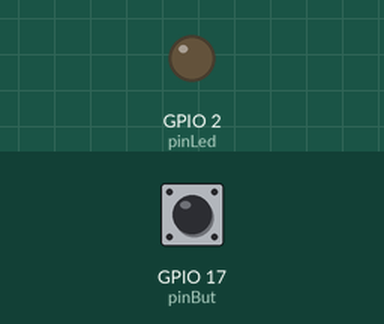
Bench run of a sketch on a simulated ESP32. Parts: output pins drawn as LEDs (lit = HIGH). The test bench sets the inputs (shaded band); at power-on: GPIO 17 (pinBut) LOW.

Above: at 1.2 s.
1.3 s: GPIO 17 (pinBut) pulled HIGH for 0.15 s
At 1.37 s:
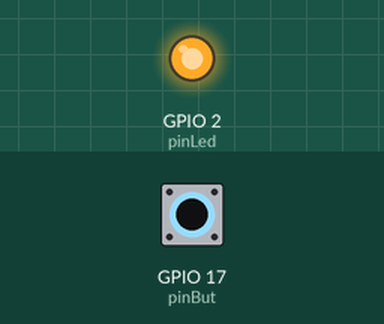
2.9 s: GPIO 17 (pinBut) pulled HIGH for 3.2 s
At 7.3 s:
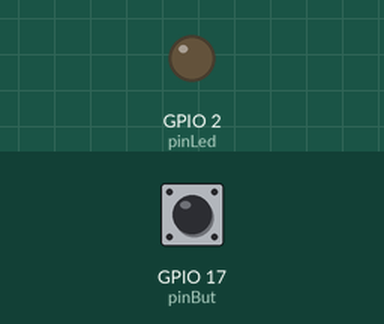
Timing chart, 0 to 8.8 s (numbered marks = the images above; inputs shaded):
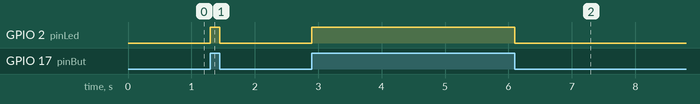

Measured:
- after the input at 1.3 s, GPIO 2 (pinLed): LOW → HIGH at once, → LOW 0.15 s later
- after the input at 2.9 s, GPIO 2 (pinLed): LOW → HIGH at once, → LOW 3.2 s later

The sketch:

002_Led_com_botao.ino
```cpp
int pinLed = 2;
int pinBut = 17;
int pressionado;
void setup() {
  // put your setup code here, to run once:
  pinMode(pinLed, OUTPUT);
  pinMode(pinBut, INPUT);
}

void loop() {
  // put your main code here, to run repeatedly:
  pressionado = digitalRead(pinBut);
  if(pressionado){
    digitalWrite(pinLed, HIGH);
  }else{
    digitalWrite(pinLed, LOW);
  }
}
```
